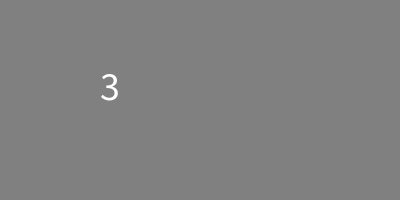
Frame 1 (no input)
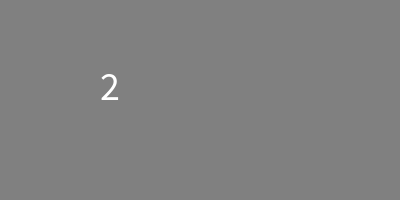
Frame 60 (the mouse pressed at the canvas centre just before this capture)
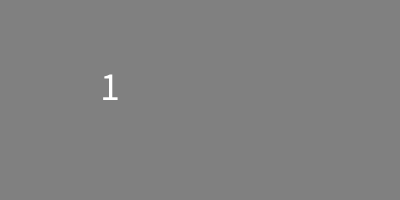
Frame 120 (the mouse held since frame 60 and released just before this capture)

The Processing sketch that drew these frames (run headless with seeded random() and noise(); from frame 60 on, the mouse is pressed at the canvas centre):

// Processing sketch: week15_2
// ── week15_2.pde
//秒數s:0,1,2,3.....9
//     59,58,57.....0 (幫手)59-s
//倒數 :9,8,7,6,5,4,3,2,1,0

void setup() // 設定 只做一次
{
  size(400,200);
  textSize(40); //字型大小
}

void draw()
{
   background(#808080);
  int s = second(); //秒鐘
  //text(59-s,100,100);
  text(9-s%10,100,100);
}
// 原: 0,1,2,3,4,5,6,7,8,9
// 倒: 9,8,7,6,5,4,3,2,1,0
